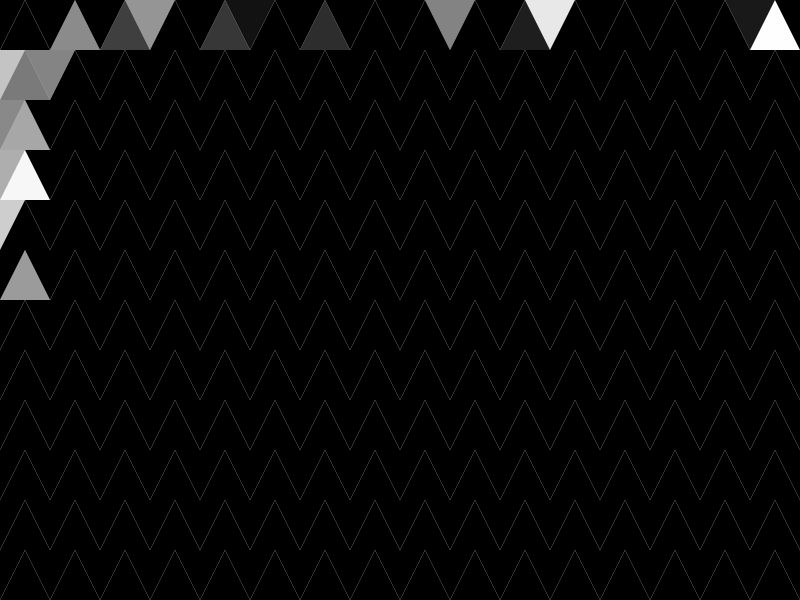
Frame 1 (no input)
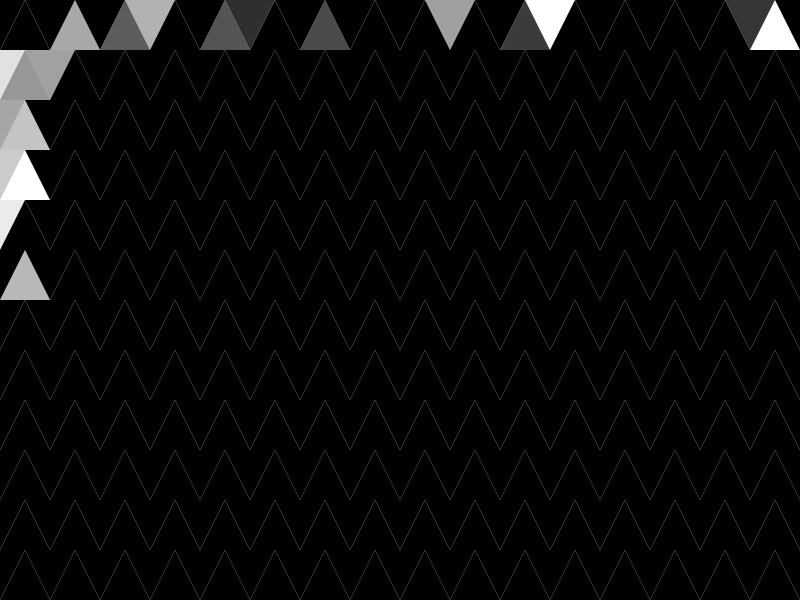
Frame 60 (the mouse pressed at the canvas centre just before this capture)
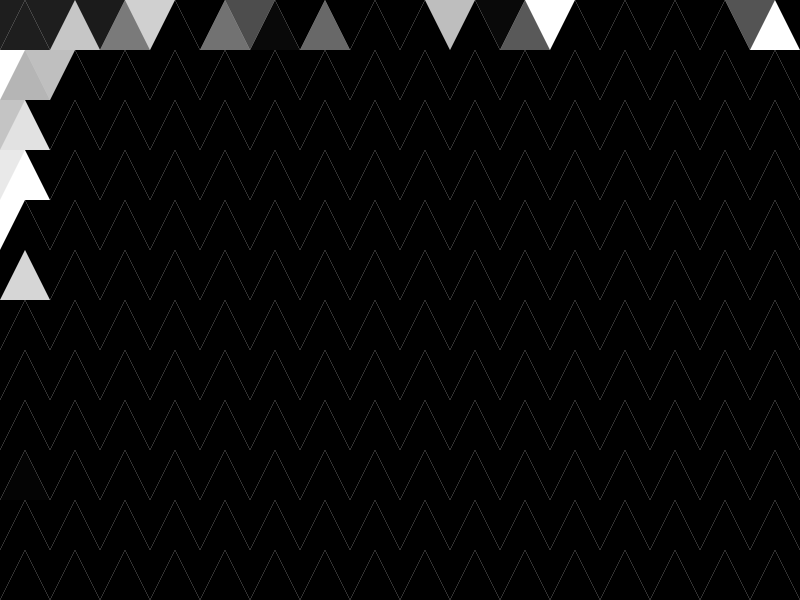
Frame 120 (the mouse held since frame 60 and released just before this capture)

The Processing sketch that drew these frames (run headless with seeded random() and noise(); from frame 60 on, the mouse is pressed at the canvas centre):

// Processing sketch: sketch_190613_equilateral_trangle_grid
// ── sketch_190613_equilateral_trangle_grid.pde
//
ArrayList<TriangleClass> triangles;
//
// ---------------------------------------------------------------
//
void setup()
{
  // init
  size(800, 600);
  //  frameRate(3);
  int widthX= 50;
  int widthY= 50;
  int widthXhalf= widthX/2;
  int widthYhalf= widthY/2;
  triangles = new ArrayList<TriangleClass>();  // Create an empty ArrayList
  // the broad side up
  for (int y1=0; y1 < 12*widthY; y1+=widthY) {
    for (int x1=0; x1 < 17*widthX; x1+=widthX) {
      // for the Color :
      // color MyC1 = color( 22, (x1 % 2) == 0 ? 0 : 255, 22 );
      // color MyC1 = color (255, 0, 0);
      color MyC1 = color (0);
      // for the Life :
      int LifeValue=int (random(3)*(y1+1)*(x1+1));
      // int LifeValue = 16;     
      // int LifeValue = int(random(12));
      // A new TriangleClass object is added to the ArrayList (by default to the end)
      triangles.add(new TriangleClass(
      x1-widthXhalf, y1,
      x1+widthXhalf, y1,
      x1, y1+widthY,
      MyC1, LifeValue ));
    }
  }
  // 
  // the broad side down
  for (int y1=0; y1 < 12*widthY; y1+=widthY) {
    for (int x1=0; x1 < 17*widthX; x1+=widthX) {
      // for the Color :
      // color MyC1 = color(  (x1 % 2) == 0 ? 0 : 255, 22, 22);
      // color MyC1 = color (0, 255, 0);
      color MyC1 = color (0);
      // for the Life :
      int LifeValue=int (random(3)*(y1+1)*(x1+1)); 
      // int LifeValue = 16;
      // int LifeValue = int(random(12));     
      // A new TriangleClass object is added to the ArrayList (by default to the end)
      triangles.add(new TriangleClass(
      x1+2*widthXhalf, y1+widthY,
      x1+widthXhalf, y1,
      x1-0, y1+widthY,
      MyC1, LifeValue ));
    }
  }
  noStroke();
} // func
//
//
void draw()
{
  // runs again and again
  background(255);
  TriangleClass myCurrentTriangle ;
  for (int i=0; i < triangles.size(); i++) {
    // get object from ArrayList
    myCurrentTriangle = triangles.get(i);
    myCurrentTriangle.fade();
    myCurrentTriangle.mouseOver();
    myCurrentTriangle.display();
  } // for
} // func
//
void keyPressed() {
  // reset
  TriangleClass myCurrentTriangle ;
  for (int i=0; i < triangles.size(); i++) {
    myCurrentTriangle = triangles.get(i);
    myCurrentTriangle.life = 220;
  }
}
// =====================================================================
// Simple class
class TriangleClass {
  //
  float x1, y1, x2, y2, x3, y3;    // points
  color myColor;        // fill color
  float life = 255;     // for fill transparency / opacity
  float mouseSensorX, mouseSensorY;// check point for dist to mouse
  //
  // constructor
  TriangleClass(
  float tempX1, float tempY1,
  float tempX2, float tempY2,
  float tempX3, float tempY3,
  color tempmyColor1,
  int tempLife ) {
    x1 = tempX1;
    y1 = tempY1;
    x2 = tempX2;
    y2 = tempY2;
    x3 = tempX3;
    y3 = tempY3;   
    myColor=tempmyColor1;
    life= tempLife;
    mouseSensorX = (x1+x2+x3 )/ 3;
    mouseSensorY = (y1+y2+y3 )/ 3;
  }  // constructor
  //
  void fade() {
    life-=.5; // how fast fading? 0.5
  } // func
  //
  boolean mouseOver() {
    if (dist ( mouseX, mouseY, mouseSensorX, mouseSensorY ) < 60) {
      if (mouseButton==LEFT) {
        life=10;
      }
      else if (mouseButton==RIGHT) {
        life=75;
      }
      else {
        life=255;
      }
      return true;
    }
    return false;
  } // func
  //
  void display() {
    // show rectangle
    fill(myColor, life);
    triangle(x1, y1, x2, y2, x3, y3);
  } // func
  //
} // class
// =====================================================================
